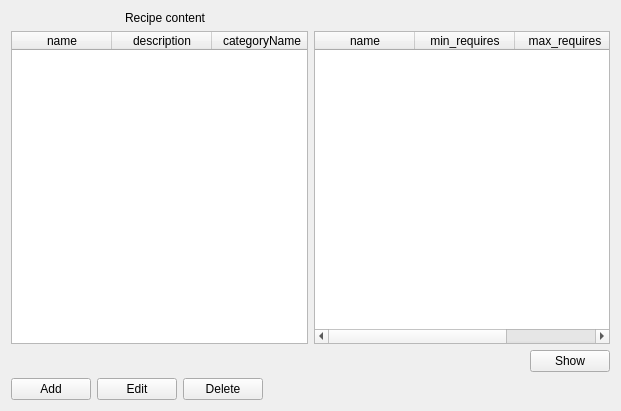
<?xml version="1.0" encoding="UTF-8"?>
<ui version="4.0">
 <class>recipe_content_form</class>
 <widget class="QWidget" name="recipe_content_form">
  <property name="geometry">
   <rect>
    <x>0</x>
    <y>0</y>
    <width>621</width>
    <height>411</height>
   </rect>
  </property>
  <property name="windowTitle">
   <string>Recipe content</string>
  </property>
  <layout class="QGridLayout" name="gridLayout">
   <item row="5" column="0">
    <layout class="QHBoxLayout" name="horizontalLayout">
     <item>
      <widget class="QPushButton" name="add">
       <property name="text">
        <string>Add</string>
       </property>
       <property name="form" stdset="0">
        <string notr="true">recipe_content_add?id={id}</string>
       </property>
      </widget>
     </item>
     <item>
      <widget class="QPushButton" name="edit">
       <property name="text">
        <string>Edit</string>
       </property>
       <property name="form" stdset="0">
        <string notr="true">recipe_content_edit?id={id}</string>
       </property>
      </widget>
     </item>
     <item>
      <widget class="QPushButton" name="delete">
       <property name="text">
        <string>Delete</string>
       </property>
       <property name="datasignal:clicked" stdset="0">
        <string notr="true">recipe, RecipeContent</string>
       </property>
       <property name="action" stdset="0">
        <string notr="true">deleteRecipeContent RecipeContent {id={id}; category_id={RecipeContent.selected}}</string>
       </property>
      </widget>
     </item>
     <item>
      <spacer name="horizontalSpacer">
       <property name="orientation">
        <enum>Qt::Horizontal</enum>
       </property>
       <property name="sizeHint" stdset="0">
        <size>
         <width>40</width>
         <height>20</height>
        </size>
       </property>
      </spacer>
     </item>
    </layout>
   </item>
   <item row="0" column="0">
    <layout class="QHBoxLayout" name="horizontalLayout_2">
     <item>
      <widget class="QLabel" name="label_2">
       <property name="maximumSize">
        <size>
         <width>32</width>
         <height>32</height>
        </size>
       </property>
       <property name="text">
        <string/>
       </property>
      </widget>
     </item>
     <item>
      <widget class="QLabel" name="label_3">
       <property name="maximumSize">
        <size>
         <width>32</width>
         <height>32</height>
        </size>
       </property>
       <property name="text">
        <string/>
       </property>
       <property name="pixmap">
        <pixmap resource="../configurator.qrc">:/images/link.png</pixmap>
       </property>
      </widget>
     </item>
     <item>
      <widget class="QLabel" name="label_4">
       <property name="maximumSize">
        <size>
         <width>32</width>
         <height>32</height>
        </size>
       </property>
       <property name="text">
        <string/>
       </property>
       <property name="pixmap">
        <pixmap resource="../configurator.qrc">:/images/folders.png</pixmap>
       </property>
      </widget>
     </item>
     <item>
      <widget class="QLabel" name="label">
       <property name="text">
        <string>Recipe content</string>
       </property>
      </widget>
     </item>
    </layout>
   </item>
   <item row="2" column="0">
    <layout class="QGridLayout" name="gridLayout_2">
     <item row="1" column="0">
      <layout class="QHBoxLayout" name="horizontalLayout_3"/>
     </item>
     <item row="0" column="2">
      <widget class="QTableWidget" name="RecipeContent">
       <property name="editTriggers">
        <set>QAbstractItemView::NoEditTriggers</set>
       </property>
       <property name="selectionMode">
        <enum>QAbstractItemView::SingleSelection</enum>
       </property>
       <property name="selectionBehavior">
        <enum>QAbstractItemView::SelectRows</enum>
       </property>
       <property name="action" stdset="0">
        <string>RecipeContentListRequest RecipeContent {recipe_id={recipe.selected}}</string>
       </property>
       <property name="synonym:RecipeContent" stdset="0">
        <string notr="true">row</string>
       </property>
       <column>
        <property name="text">
         <string>name</string>
        </property>
       </column>
       <column>
        <property name="text">
         <string>min_requires</string>
        </property>
       </column>
       <column>
        <property name="text">
         <string>max_requires</string>
        </property>
       </column>
      </widget>
     </item>
     <item row="1" column="2">
      <layout class="QHBoxLayout" name="horizontalLayout_4">
       <item>
        <spacer name="horizontalSpacer_2">
         <property name="orientation">
          <enum>Qt::Horizontal</enum>
         </property>
         <property name="sizeHint" stdset="0">
          <size>
           <width>40</width>
           <height>20</height>
          </size>
         </property>
        </spacer>
       </item>
       <item>
        <widget class="QPushButton" name="pushButton">
         <property name="enabled">
          <bool>true</bool>
         </property>
         <property name="text">
          <string>Show</string>
         </property>
         <property name="datasignal:clicked" stdset="0">
          <string>RecipeContent</string>
         </property>
        </widget>
       </item>
      </layout>
     </item>
     <item row="0" column="1">
      <widget class="QTableWidget" name="recipe">
       <property name="horizontalScrollBarPolicy">
        <enum>Qt::ScrollBarAlwaysOff</enum>
       </property>
       <property name="alternatingRowColors">
        <bool>true</bool>
       </property>
       <property name="selectionMode">
        <enum>QAbstractItemView::SingleSelection</enum>
       </property>
       <property name="selectionBehavior">
        <enum>QAbstractItemView::SelectRows</enum>
       </property>
       <property name="showGrid">
        <bool>true</bool>
       </property>
       <property name="gridStyle">
        <enum>Qt::DotLine</enum>
       </property>
       <property name="sortingEnabled">
        <bool>true</bool>
       </property>
       <property name="dataslot" stdset="0">
        <string notr="true">recipe</string>
       </property>
       <property name="action" stdset="0">
        <string notr="true">RecipeListRequest recipe {}</string>
       </property>
       <attribute name="horizontalHeaderShowSortIndicator" stdset="0">
        <bool>true</bool>
       </attribute>
       <attribute name="verticalHeaderStretchLastSection">
        <bool>false</bool>
       </attribute>
       <column>
        <property name="text">
         <string>name</string>
        </property>
       </column>
       <column>
        <property name="text">
         <string>description</string>
        </property>
       </column>
       <column>
        <property name="text">
         <string>categoryName</string>
        </property>
       </column>
       <column>
        <property name="text">
         <string>creationDate</string>
        </property>
       </column>
       <column>
        <property name="text">
         <string>comment</string>
        </property>
       </column>
      </widget>
     </item>
    </layout>
   </item>
  </layout>
 </widget>
 <tabstops>
  <tabstop>RecipeContent</tabstop>
  <tabstop>pushButton</tabstop>
  <tabstop>add</tabstop>
  <tabstop>add_3</tabstop>
  <tabstop>add_2</tabstop>
 </tabstops>
 <resources>
  <include location="../configurator.qrc"/>
  <include location="../configurator.qrc"/>
 </resources>
 <connections>
  <connection>
   <sender>RecipeContent</sender>
   <signal>doubleClicked(QModelIndex)</signal>
   <receiver>add_3</receiver>
   <slot>click()</slot>
   <hints>
    <hint type="sourcelabel">
     <x>396</x>
     <y>209</y>
    </hint>
    <hint type="destinationlabel">
     <x>124</x>
     <y>391</y>
    </hint>
   </hints>
  </connection>
  <connection>
   <sender>recipe</sender>
   <signal>itemSelectionChanged()</signal>
   <receiver>pushButton</receiver>
   <slot>click()</slot>
   <hints>
    <hint type="sourcelabel">
     <x>213</x>
     <y>250</y>
    </hint>
    <hint type="destinationlabel">
     <x>554</x>
     <y>357</y>
    </hint>
   </hints>
  </connection>
 </connections>
</ui>
